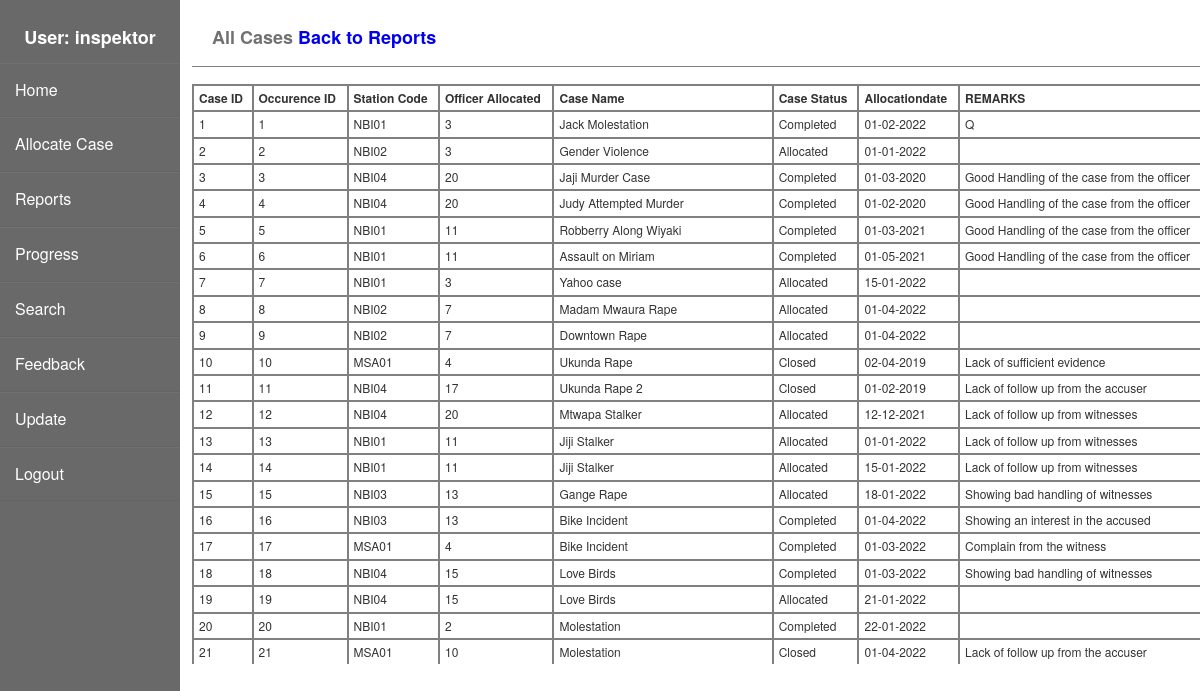
/homicide/viewcasesall.php (signed in), run on the app's committed database.
### tables this page shows
CREATE TABLE `cases` (
  `id` int(11) NOT NULL,
  `occurrenceId` int(11) DEFAULT NULL,
  `stationCode` varchar(55) DEFAULT NULL,
  `officerId` int(11) DEFAULT NULL,
  `casename` varchar(55) DEFAULT NULL,
  `casestatus` varchar(55) DEFAULT NULL,
  `crimetype` varchar(20) NOT NULL,
  `allocationDate` date DEFAULT NULL,
  `remarks` text DEFAULT NULL,
  `timeLogged` timestamp NULL DEFAULT current_timestamp()
);

### homicide/viewcasesall.php (the view, shortened to what this page needs)
<?php
$server="localhost";
$username="moturi";
$password="logmein";
$dbname="nationalcrimeinvestigation";
$con= mysqli_connect($server, $username, $password, $dbname);
?>
<!DOCTYPE html>
<html lang="en">
<head>
        <link href="../stylesheet.css" rel="stylesheet" type="text/css">
</head>
<body>
    <div class="wrapper">
        <div class="sidebar">
            <h2>User:
                <?php
            echo  $_SESSION["user"]
            ?>
            </h2>
            <ul style="list-style-type:none;">
                <li><a href="index.php">Home</a></li>
                <li><a href="allocate.php">Allocate Case</a></li>
                <li><a href="filter.php">Reports</a></li>
                <li><a href="progress.php">Progress</a></li>
                <li><a href="search.php">Search</a></li>
                <li><a href="feedback.php">Feedback</a></li>
                <li><a href="update.php">Update</a></li>
                <li><a href="../logout.php">Logout</a></li>
            </ul>
        </div>
        <div class="main_content">
            <div class="main_content">
                <div class="top">
                    <H2>All Cases <a href="filter.php">Back to Reports</a><br></H2>
                </div>
    <br>
<div class="tabsort">
<table id="myTable">
    <tr>
                            <th>Case ID</th>
                            <th>Occurence ID</th>
                            <th>Station Code</th>
                            <th>Officer Allocated</th>
                            <th>Case Name</th>
                            <th>Case Status</th>
                            <th>Allocationdate</th>
                            <th>REMARKS</th>
    </tr>
    <?php
    $sql="SELECT * FROM cases";
    $result=mysqli_query($con,$sql);
    if($result){
        while($row=mysqli_fetch_assoc($result)){
            $id= $row['id'];
            $occurrenceId= $row['occurrenceId'];
            $stationCode= $row['stationCode'];
            $officerId= $row['officerId'];
            $casename= $row['casename'];
            $casestatus= $row['casestatus'];
            $allocationDate= date('d-m-Y', strtotime($row['allocationDate']));
            $remarks= $row['remarks'];
    echo '
    <tr>
            <td scope ="row">'.$id.' </td>
            <td>'.$occurrenceId.'</td>
            <td>'.$stationCode.'</td>
            <td>'.$officerId.'</td>
            <td>'.$casename.'</td>
            <td>'.$casestatus.'</td>
            <td>'.$allocationDate.'</td>
            <td>'.$remarks.'</td>
    </tr>
    ';}
        }
        ?>
    </table>
    <br>
    <a href="filter.php">Back to Reports</a><br>
    </div>
    </div>
    </div>
            </div>
    </body>
    </html>

### stylesheet.css (style rules this page uses)
body { font-family: "Helvetica Neue", Helvetica, Arial, sans-serif; font-size: 12px; line-height: 1.42857143; color: #333; background-color: #fff; background-image: none; margin: 0; }
* { box-sizing: border-box; }
a:link { text-decoration: none; }
.wrapper { display: flex; position: relative; overflow: hidden; }
.wrapper .sidebar { width: 15%; height: 100%; background: dimgrey; padding: 10px 0px; position: fixed; padding-right: -10px; }
.wrapper .sidebar h2 { color: #fff; text-align: center; margin-bottom: 5px; }
.wrapper .sidebar ul { margin-left: -40px; }
.wrapper .sidebar ul li { padding: 15px; border-bottom: 1px solid #676798; border-bottom: 1px solid rgba(0,0,0,0.05); border-top: 1px solid rgba(255,255,255,0.05); }
.wrapper .sidebar ul li a { color: white; display: block; font-size: medium; }
.wrapper .main_content { width: 100%; margin-left: 8%; position: fixed; }
.wrapper .main_content .top { padding: 10px 20px; padding-bottom: 0px; background: #fff; color: #717171; border-bottom: 1px solid grey; }
table { border-spacing: 0; width: 85%; border: 1px solid grey; }
td ,th { text-align: left; padding: 5px; border: 1px solid grey; line-height: 1.2; }
.tabsort { max-height: 580px; overflow-y: scroll; }

### data on the page
cases: id "1", occurrenceId "1", stationCode "NBI01", officerId "3", casename "Jack Molestation", casestatus "Completed", allocationDate "01-02-2022", remarks "Q"
cases: id "2", occurrenceId "2", stationCode "NBI02", officerId "3", casename "Gender Violence", casestatus "Allocated", allocationDate "01-01-2022"
cases: id "3", occurrenceId "3", stationCode "NBI04", officerId "20", casename "Jaji Murder Case", casestatus "Completed", allocationDate "01-03-2020", remarks "Good Handling of the case from the officer"
cases: id "4", occurrenceId "4", stationCode "NBI04", officerId "20", casename "Judy Attempted Murder", casestatus "Completed", allocationDate "01-02-2020", remarks "Good Handling of the case from the officer"
cases: id "5", occurrenceId "5", stationCode "NBI01", officerId "11", casename "Robberry Along Wiyaki", casestatus "Completed", allocationDate "01-03-2021", remarks "Good Handling of the case from the officer"
cases: id "6", occurrenceId "6", stationCode "NBI01", officerId "11", casename "Assault on Miriam", casestatus "Completed", allocationDate "01-05-2021", remarks "Good Handling of the case from the officer"
cases: id "7", occurrenceId "7", stationCode "NBI01", officerId "3", casename "Yahoo case", casestatus "Allocated", allocationDate "15-01-2022"
cases: id "8", occurrenceId "8", stationCode "NBI02", officerId "7", casename "Madam Mwaura Rape", casestatus "Allocated", allocationDate "01-04-2022"
cases: id "9", occurrenceId "9", stationCode "NBI02", officerId "7", casename "Downtown Rape", casestatus "Allocated", allocationDate "01-04-2022"
cases: id "10", occurrenceId "10", stationCode "MSA01", officerId "4", casename "Ukunda Rape", casestatus "Closed", allocationDate "02-04-2019", remarks "Lack of sufficient evidence"
cases: id "11", occurrenceId "11", stationCode "NBI04", officerId "17", casename "Ukunda Rape 2", casestatus "Closed", allocationDate "01-02-2019", remarks "Lack of follow up from the accuser"
cases: id "12", occurrenceId "12", stationCode "NBI04", officerId "20", casename "Mtwapa Stalker", casestatus "Allocated", allocationDate "12-12-2021", remarks "Lack of follow up from witnesses"
cases: id "13", occurrenceId "13", stationCode "NBI01", officerId "11", casename "Jiji Stalker", casestatus "Allocated", allocationDate "01-01-2022", remarks "Lack of follow up from witnesses"
cases: id "14", occurrenceId "14", stationCode "NBI01", officerId "11", casename "Jiji Stalker", casestatus "Allocated", allocationDate "15-01-2022", remarks "Lack of follow up from witnesses"
cases: id "15", occurrenceId "15", stationCode "NBI03", officerId "13", casename "Gange Rape", casestatus "Allocated", allocationDate "18-01-2022", remarks "Showing bad handling of witnesses"
cases: id "16", occurrenceId "16", stationCode "NBI03", officerId "13", casename "Bike Incident", casestatus "Completed", allocationDate "01-04-2022", remarks "Showing an interest in the accused"
cases: id "17", occurrenceId "17", stationCode "MSA01", officerId "4", casename "Bike Incident", casestatus "Completed", allocationDate "01-03-2022", remarks "Complain from the witness"
cases: id "18", occurrenceId "18", stationCode "NBI04", officerId "15", casename "Love Birds", casestatus "Completed", allocationDate "01-03-2022", remarks "Showing bad handling of witnesses"
cases: id "19", occurrenceId "19", stationCode "NBI04", officerId "15", casename "Love Birds", casestatus "Allocated", allocationDate "21-01-2022"
cases: id "20", occurrenceId "20", stationCode "NBI01", officerId "2", casename "Molestation", casestatus "Completed", allocationDate "22-01-2022"
cases: id "21", occurrenceId "21", stationCode "MSA01", officerId "10", casename "Molestation", casestatus "Closed", allocationDate "01-04-2022", remarks "Lack of follow up from the accuser"

### other printed values
$_SESSION["user"] "inspektor"
